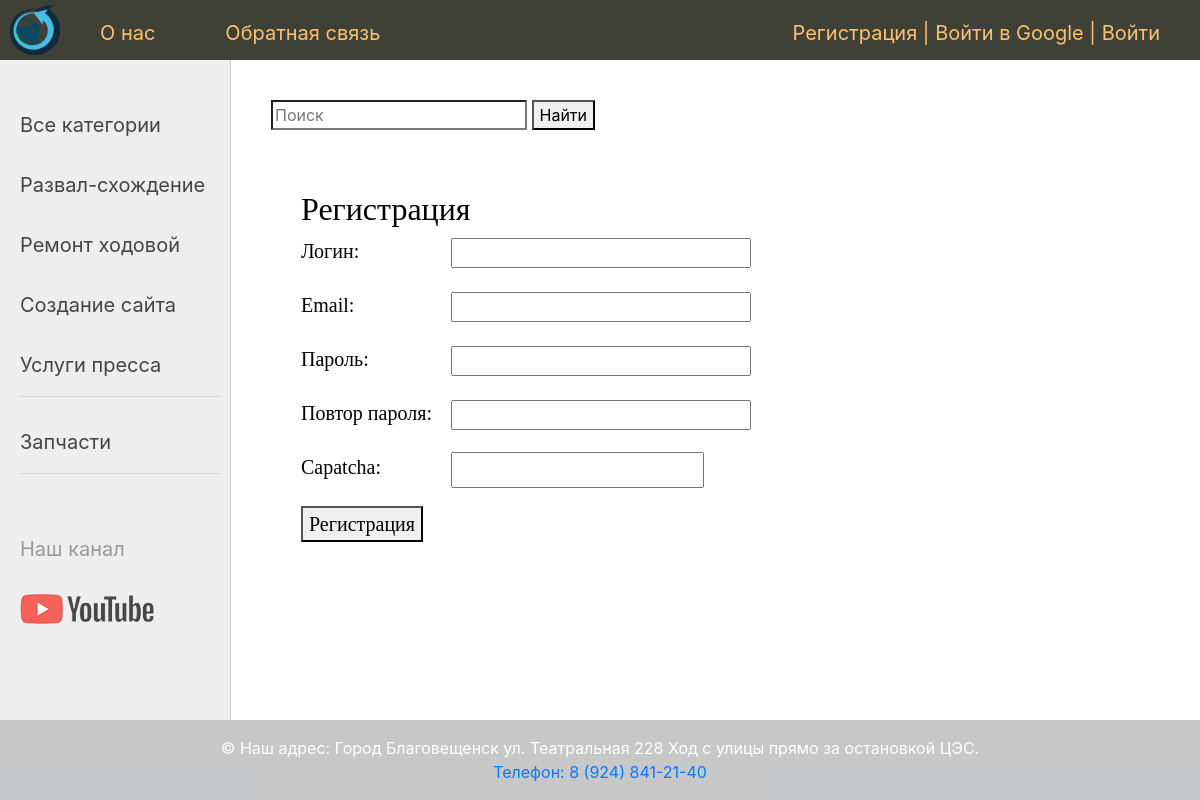
Screenshot of /register/ with the database file from the repository.
### avto_tochka/models.py (models this page shows, shortened)
class Category(models.Model):
    name = models.CharField(max_length=100, db_index=True, verbose_name='Категории услуг')
    slug = models.SlugField(max_length=255, unique=True, db_index=True, verbose_name='URL')
    def get_absolute_url(self):
        return reverse('category', kwargs={'cat_slug': self.slug})
    class Meta:
        verbose_name = 'Категории услуг'
        verbose_name_plural = 'Категории услуг'

### avto_tochka/views.py (the view, shortened to what this page needs)
# urls.py: path('register/', RegisterUser.as_view(), name='register'),
class RegisterUser(DataMixin, CreateView):
    form_class = RegisterUserForm
    template_name = 'avto_tochka/register.html'
    success_url = reverse_lazy('login')
    def get_context_data(self, *, object_list=None, **kwargs):
        context = super().get_context_data(**kwargs)
        c_def = self.get_user_context(title="Регистрация", cat_selected=None)
        return dict(list(context.items()) + list(c_def.items()))

### avto_tochka/forms.py
class RegisterUserForm(UserCreationForm):
    username = forms.CharField(label='Логин', widget=forms.TextInput(attrs={'class': 'form-input'}))
    email = forms.EmailField(label='Email', widget=forms.EmailInput(attrs={'class': 'form-input'}))
    password1 = forms.CharField(label='Пароль', widget=forms.PasswordInput(attrs={'class': 'form-input'}))
    password2 = forms.CharField(label='Повтор пароля', widget=forms.PasswordInput(attrs={'class': 'form-input'}))
    capatcha = CaptchaField()
    class Meta:
        model = User
        fields = ('username', 'email', 'password1', 'password2')

### avto_tochka/utils.py (called while the page is built)
    def get_user_context(self, **kwargs):
        context = kwargs
        cats = Category.objects.annotate(Count('service'))
        user_menu = menu.copy()
        if not self.request.user.is_superuser:
            user_menu.pop(2)
        context['menu'] = user_menu
        context['cats'] = cats  # tag для html
        if 'cat_selected' not in context:
            context['cat_selected'] = 0
        return context

### avto_tochka/templates/avto_tochka/register.html (shortened to what this page needs)
{% extends 'avto_tochka/base.html' %}
{% block content %}
<h1>{{title}}</h1>
<form method="post">
{% for f in form %}
<p><label class="form-label" for="{{ f.id_for_label }}">{{f.label}}: </label>{{ f }}</p>
{% endfor %}
    <button type="submit">Регистрация</button>
</form>
{% endblock %}

### avto_tochka/templates/avto_tochka/base.html (shortened to what this page needs)
{% load static account socialaccount %}
{% load avto_tochka_tags %}
<!DOCTYPE html>
<html lang="ru">
<head>
		<link type="text/css" href="{% static 'avto_tochka/css/styles.css' %}" rel="stylesheet" />
</head>
<body>
<table class="table-page" border=0 cellpadding="0" cellspacing="0">
<tr><td valign=top>
{% block mainmenu %}
		<div class="header">
			<ul id="mainmenu" class="mainmenu">
			<li class="logo"><a href="{% url 'main' %}"><div class="logo"></div></a></li>
			{% for m in menu %}
			<li><a href="{% url m.url_name %}">{{m.title}}</a></li>
			{% endfor %}
			{% if request.user.is_authenticated %}
				<li class="last">Пользователь {{user.username}} | <a  href="{% url 'logout' %}">Выйти</a></li>
			{% else %}
				<li class="last"><a href="{% url 'register' %}">Регистрация</a> |
					<a href="{% provider_login_url 'google' %}">Войти в Google</a> |
					<a href="{% url 'login' %}">Войти</a></li>
			{% endif %}
			</ul>
		</div>
{% endblock mainmenu %}
<table class="table-content" border=0 cellpadding="0" cellspacing="0">
<tr>
<td valign="top" class="left-chapters">
	<ul id="leftchapters">
		{% if cat_selected == 0 %}
		<li class="selected">Все категории</li>
		{% else %}
				<li><a href="{% url 'main' %}">Все категории</a></li>
		{% endif %}
		{% for c in cats %}
			{% if c.service__count > 0 %}
				{% if c.pk == cat_selected %}
					<li class="selected">{{c.name}}</li>
				{% else %}
					<li><a href="{{ c.get_absolute_url }}">{{c.name}}</a></li>
				{% endif %}
			{% endif %}
		{% endfor %}
		<hr>
		<li><a  href="{% url 'car_brands' %}">Запчасти</a></li>
		<hr>
		<li class="share">
		<p>Наш канал</p>
		<a class="share-yt" href="https://www.youtube.com/@autoplustv" target="_blank" rel="nofollow"></a>
		</li>
	</ul>
</td>
<td valign="top" class="content">
	{% block breadcrumbs %}
				<form action="{% url 'search' %}" method="get">
				<input type="search" type="text" name="q" placeholder="Поиск">
				<button type="submit">Найти</button>
				</form>
	{% endblock %}
	<div class="content-text">
{% block content %}
{% endblock %}
		<link rel="stylesheet" href="https://cdn.jsdelivr.net/npm/bootstrap@4.0.0/dist/css/bootstrap.min.css">
	</div>
</td></tr></table>
</td></tr>
<tr><td valign=top>
	<footer class="bg-light text-center text-white">
  <div class="text-center p-3" style="background-color: rgba(0, 0, 0, 0.2);">
    <a class="text-white" > &copy;  Наш адрес: Город Благовещенск ул. Театральная 228 Ход с улицы прямо за остановкой ЦЭС. </a>
    <div class=phone><a href="tel:+79248412140">Телефон: 8 (924) 841-21-40</a></div>
  </div>
</footer>
</td></tr></table>
</body>
</html>

### avto_tochka/static/avto_tochka/css/styles.css (style rules this page uses)
html, body { font-family: 'Arial'; margin: 0; padding: 0; height: 100%; width: 100%; color: #444; }
a { color: #0059b2; text-decoration: none; }
.table-page { width: 100%; height: 100%; vertical-align: top; }
.table-page tr { height: 100%; }
.header { background: #3F4137; height: 60px; }
.logo { background: url('../images/logo.png') no-repeat 10px 5px; width: 70px; height: 60px; }
ul.mainmenu { list-style: none; margin: 0; padding: 0; height: 60px; color: #fdc073; font-size: 20px; overflow: hidden; }
ul.mainmenu li { float: left; margin: 18px 40px 0 30px; }
ul.mainmenu li.logo { margin: 0; }
ul.mainmenu li.last { float: right; }
ul.mainmenu li a { color: #fdc073; text-decoration: none; }
.table-content { width: 100%; min-height: 100%; height: 100%; }
.left-chapters { margin: 0; background: #eee; border-right: 1px solid #ccc; min-height: 100%; }
.left-chapters ul { width: 230px; min-height: 100%; margin: 0; padding: 20px 10px 10px 20px; list-style: none; font-size: 20px; }
.left-chapters ul li { margin: 30px 0 0 0; color: #999; }
.left-chapters ul li a { color: #444; text-decoration: none; }
.left-chapters ul li.share { margin: 60px 0 0 0; }
.left-chapters ul li.share p { margin: 30px 0 30px 0; }
.left-chapters ul li.share a { display: inline-block; width: 40px; height: 40px; margin: 0 20px 0 0; }
.left-chapters ul li.share a.share-yt { width: 100%; height: 30px; background: url('../images/share_yt.png') no-repeat 0 0 }
.content { padding: 40px 20px 20px 40px; width: 100%; box-sizing: border-box; }
.content-text { margin: 60px 0 0 30px; color: #000; font-size: 20px; font-family: Yandex Sans Display Light; }
.content-text h1 { font-size: 32px; }
.form-input { width: 300px; font-size: 16px; }
.form-label { display: inline-block; min-width: 150px; vertical-align: top; }

### rows the page displays
Category: name "Развал-схождение"
Category: name "Ремонт ходовой"
Category: name "Создание сайта"
Category: name "Услуги пресса"

### other values shown
{{ m.title }} "О нас" "Обратная связь"
{{ title }} "Регистрация"
{{ f.label }} "Логин" "Email" "Пароль" "Повтор пароля" "Capatcha"
